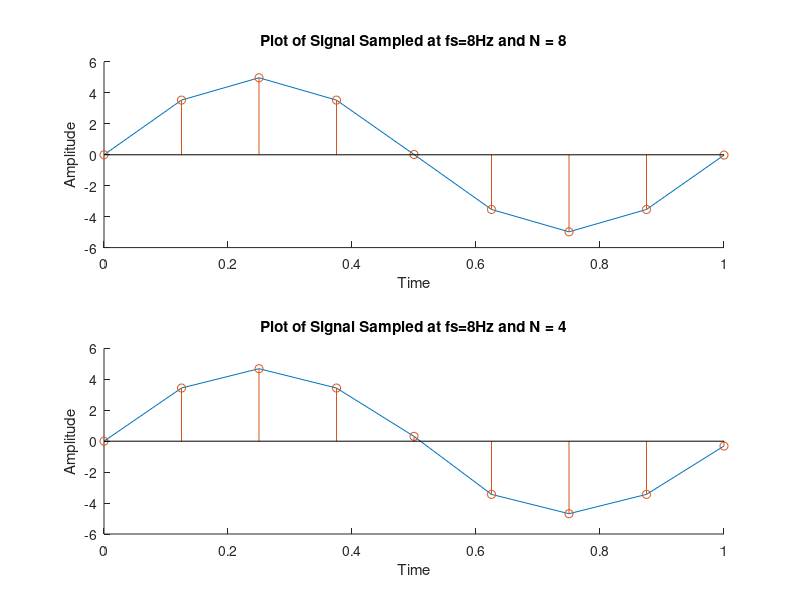

This figure's MATLAB source:
clear;
figure
% Designing the sine wave
Am=5; % Amplitude
Fs=8; % Sampling
tm=0:1/Fs:1; % Time Frame Considered
Ts=1; % Frequency
freq=1/Ts;
y1=Am*sin(2*pi*freq*tm);

% Defining N which is the number of bits
N=8;
step=2*Am/2^N; % number of steps
% Finding the min and max quantization level
minimumi=-Am+step/2;
maximumi=Am-step/2;
n=length(y1);
quant_sig=zeros(1,n);
% Main loop to allocate one of the quantization level to each sample
for i=minimumi:step:maximumi
    for j=1:n
        if(((i-step/2)<y1(j)) && (y1(j)<(i+step/2)))
            quant_sig(j)=i;
        elseif(y1(j)>=maximumi)
            quant_sig(j)=maximumi;
        elseif(y1(j)<=minimumi)
            quant_sig(j)=minimumi;
        end
    end
end
subplot(2,1,1);
hold on;
plot(tm,quant_sig);
stem(tm,quant_sig);
xlabel("Time");
ylabel("Amplitude"); 
title('Plot of Signal Sampled at fs=8Hz and N = 8');
% Calculating the estimated quantization error and the mean square
% error: using the formula given in the attached document.
estimated_error=step^2/12;
mean_square_error=immse(y1,quant_sig);
disp("Estimated error for Fs=8Hz and N=8:")
disp(estimated_error);
disp("Calculated error for Fs=8Hz and N=8:")
disp(mean_square_error);

% Defining N which is the number of bits
N=4;
step=2*Am/2^N; % number of steps
% Finding the min and max quantization level
minimumi=-Am+step/2;
maximumi=Am-step/2;
n=length(y1);
quant_sig=zeros(1,n);
% Main loop to allocate one of the quantization level to each sample
for i=minimumi:step:maximumi
    for j=1:n
        if(((i-step/2)<y1(j)) && (y1(j)<(i+step/2)))
            quant_sig(j)=i;
        elseif(y1(j)>=maximumi)
            quant_sig(j)=maximumi;
        elseif(y1(j)<=minimumi)
            quant_sig(j)=minimumi;
        end
    end
end
subplot(2,1,2);
hold on;
plot(tm,quant_sig);
stem(tm,quant_sig);

xlabel("Time");
ylabel("Amplitude"); 
title('Plot of Signal Sampled at fs=8Hz and N = 4');
% Calculating the estimated quantization error and the mean square
% error: using the formula given in the attached document.
estimated_error=step^2/12;
mean_square_error=immse(y1,quant_sig);
disp("Estimated error for Fs=8Hz and N=4:")
disp(estimated_error);
disp("Calculated error for Fs=8Hz and N=4:")
disp(mean_square_error);